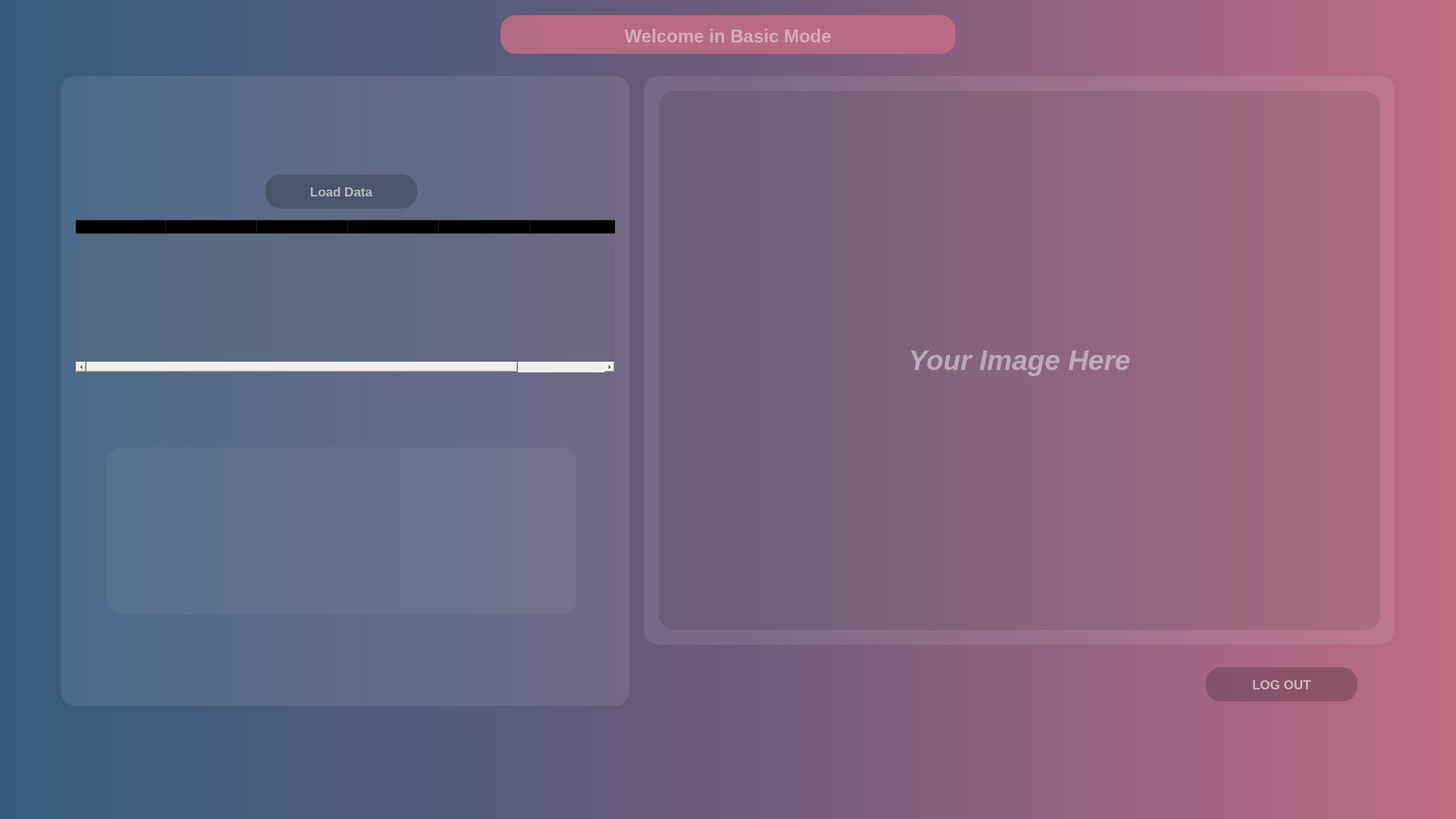
   <widget class="QFrame" name="Basic">
    <property name="geometry">
     <rect>
      <x>0</x>
      <y>0</y>
      <width>1920</width>
      <height>1080</height>
     </rect>
    </property>
    <property name="palette">
     <palette>
      <active>
       <colorrole role="Button">
        <brush brushstyle="LinearGradientPattern">
         <gradient startx="0.000000000000000" starty="0.000000000000000" endx="1.000000000000000" endy="0.000000000000000" type="LinearGradient" spread="PadSpread" coordinatemode="ObjectBoundingMode">
          <gradientstop position="0.000000000000000">
           <color alpha="255">
            <red>53</red>
            <green>92</green>
            <blue>125</blue>
           </color>
          </gradientstop>
          <gradientstop position="0.500000000000000">
           <color alpha="255">
            <red>108</red>
            <green>91</green>
            <blue>123</blue>
           </color>
          </gradientstop>
          <gradientstop position="1.000000000000000">
           <color alpha="255">
            <red>192</red>
            <green>108</green>
            <blue>132</blue>
           </color>
          </gradientstop>
         </gradient>
        </brush>
       </colorrole>
       <colorrole role="Base">
        <brush brushstyle="LinearGradientPattern">
         <gradient startx="0.000000000000000" starty="0.000000000000000" endx="1.000000000000000" endy="0.000000000000000" type="LinearGradient" spread="PadSpread" coordinatemode="ObjectBoundingMode">
          <gradientstop position="0.000000000000000">
           <color alpha="255">
            <red>53</red>
            <green>92</green>
            <blue>125</blue>
           </color>
          </gradientstop>
          <gradientstop position="0.500000000000000">
           <color alpha="255">
            <red>108</red>
            <green>91</green>
            <blue>123</blue>
           </color>
          </gradientstop>
          <gradientstop position="1.000000000000000">
           <color alpha="255">
            <red>192</red>
            <green>108</green>
            <blue>132</blue>
           </color>
          </gradientstop>
         </gradient>
        </brush>
       </colorrole>
       <colorrole role="Window">
        <brush brushstyle="LinearGradientPattern">
         <gradient startx="0.000000000000000" starty="0.000000000000000" endx="1.000000000000000" endy="0.000000000000000" type="LinearGradient" spread="PadSpread" coordinatemode="ObjectBoundingMode">
          <gradientstop position="0.000000000000000">
           <color alpha="255">
            <red>53</red>
            <green>92</green>
            <blue>125</blue>
           </color>
          </gradientstop>
          <gradientstop position="0.500000000000000">
           <color alpha="255">
            <red>108</red>
            <green>91</green>
            <blue>123</blue>
           </color>
          </gradientstop>
          <gradientstop position="1.000000000000000">
           <color alpha="255">
            <red>192</red>
            <green>108</green>
            <blue>132</blue>
           </color>
          </gradientstop>
         </gradient>
        </brush>
       </colorrole>
       <colorrole role="Highlight">
        <brush brushstyle="SolidPattern">
         <color alpha="255">
          <red>192</red>
          <green>28</green>
          <blue>40</blue>
         </color>
        </brush>
       </colorrole>
      </active>
      <inactive>
       <colorrole role="Button">
        <brush brushstyle="LinearGradientPattern">
         <gradient startx="0.000000000000000" starty="0.000000000000000" endx="1.000000000000000" endy="0.000000000000000" type="LinearGradient" spread="PadSpread" coordinatemode="ObjectBoundingMode">
          <gradientstop position="0.000000000000000">
           <color alpha="255">
            <red>53</red>
            <green>92</green>
            <blue>125</blue>
           </color>
          </gradientstop>
          <gradientstop position="0.500000000000000">
           <color alpha="255">
            <red>108</red>
            <green>91</green>
            <blue>123</blue>
           </color>
          </gradientstop>
          <gradientstop position="1.000000000000000">
           <color alpha="255">
            <red>192</red>
            <green>108</green>
            <blue>132</blue>
           </color>
          </gradientstop>
         </gradient>
        </brush>
       </colorrole>
       <colorrole role="Base">
        <brush brushstyle="LinearGradientPattern">
         <gradient startx="0.000000000000000" starty="0.000000000000000" endx="1.000000000000000" endy="0.000000000000000" type="LinearGradient" spread="PadSpread" coordinatemode="ObjectBoundingMode">
          <gradientstop position="0.000000000000000">
           <color alpha="255">
            <red>53</red>
            <green>92</green>
            <blue>125</blue>
           </color>
          </gradientstop>
          <gradientstop position="0.500000000000000">
           <color alpha="255">
            <red>108</red>
            <green>91</green>
            <blue>123</blue>
           </color>
          </gradientstop>
          <gradientstop position="1.000000000000000">
           <color alpha="255">
            <red>192</red>
            <green>108</green>
            <blue>132</blue>
           </color>
          </gradientstop>
         </gradient>
        </brush>
       </colorrole>
       <colorrole role="Window">
        <brush brushstyle="LinearGradientPattern">
         <gradient startx="0.000000000000000" starty="0.000000000000000" endx="1.000000000000000" endy="0.000000000000000" type="LinearGradient" spread="PadSpread" coordinatemode="ObjectBoundingMode">
          <gradientstop position="0.000000000000000">
           <color alpha="255">
            <red>53</red>
            <green>92</green>
            <blue>125</blue>
           </color>
          </gradientstop>
          <gradientstop position="0.500000000000000">
           <color alpha="255">
            <red>108</red>
            <green>91</green>
            <blue>123</blue>
           </color>
          </gradientstop>
          <gradientstop position="1.000000000000000">
           <color alpha="255">
            <red>192</red>
            <green>108</green>
            <blue>132</blue>
           </color>
          </gradientstop>
         </gradient>
        </brush>
       </colorrole>
       <colorrole role="Highlight">
        <brush brushstyle="SolidPattern">
         <color alpha="170">
          <red>31</red>
          <green>117</green>
          <blue>204</blue>
         </color>
        </brush>
       </colorrole>
      </inactive>
      <disabled>
       <colorrole role="Button">
        <brush brushstyle="LinearGradientPattern">
         <gradient startx="0.000000000000000" starty="0.000000000000000" endx="1.000000000000000" endy="0.000000000000000" type="LinearGradient" spread="PadSpread" coordinatemode="ObjectBoundingMode">
          <gradientstop position="0.000000000000000">
           <color alpha="255">
            <red>53</red>
            <green>92</green>
            <blue>125</blue>
           </color>
          </gradientstop>
          <gradientstop position="0.500000000000000">
           <color alpha="255">
            <red>108</red>
            <green>91</green>
            <blue>123</blue>
           </color>
          </gradientstop>
          <gradientstop position="1.000000000000000">
           <color alpha="255">
            <red>192</red>
            <green>108</green>
            <blue>132</blue>
           </color>
          </gradientstop>
         </gradient>
        </brush>
       </colorrole>
       <colorrole role="Base">
        <brush brushstyle="LinearGradientPattern">
         <gradient startx="0.000000000000000" starty="0.000000000000000" endx="1.000000000000000" endy="0.000000000000000" type="LinearGradient" spread="PadSpread" coordinatemode="ObjectBoundingMode">
          <gradientstop position="0.000000000000000">
           <color alpha="255">
            <red>53</red>
            <green>92</green>
            <blue>125</blue>
           </color>
          </gradientstop>
          <gradientstop position="0.500000000000000">
           <color alpha="255">
            <red>108</red>
            <green>91</green>
            <blue>123</blue>
           </color>
          </gradientstop>
          <gradientstop position="1.000000000000000">
           <color alpha="255">
            <red>192</red>
            <green>108</green>
            <blue>132</blue>
           </color>
          </gradientstop>
         </gradient>
        </brush>
       </colorrole>
       <colorrole role="Window">
        <brush brushstyle="LinearGradientPattern">
         <gradient startx="0.000000000000000" starty="0.000000000000000" endx="1.000000000000000" endy="0.000000000000000" type="LinearGradient" spread="PadSpread" coordinatemode="ObjectBoundingMode">
          <gradientstop position="0.000000000000000">
           <color alpha="255">
            <red>53</red>
            <green>92</green>
            <blue>125</blue>
           </color>
          </gradientstop>
          <gradientstop position="0.500000000000000">
           <color alpha="255">
            <red>108</red>
            <green>91</green>
            <blue>123</blue>
           </color>
          </gradientstop>
          <gradientstop position="1.000000000000000">
           <color alpha="255">
            <red>192</red>
            <green>108</green>
            <blue>132</blue>
           </color>
          </gradientstop>
         </gradient>
        </brush>
       </colorrole>
       <colorrole role="Highlight">
        <brush brushstyle="SolidPattern">
         <color alpha="170">
          <red>31</red>
          <green>117</green>
          <blue>204</blue>
         </color>
        </brush>
       </colorrole>
      </disabled>
     </palette>
    </property>
    <property name="mouseTracking">
     <bool>false</bool>
    </property>
    <property name="styleSheet">
     <string notr="true">border:none;
background-color: qlineargradient(spread:pad, x1:0, y1:0, x2:1, y2:0, stop:0 #355C7D,  stop:0.5 #6C5B7B, stop:1 #C06C84);
</string>
    </property>
    <property name="frameShape">
     <enum>QFrame::StyledPanel</enum>
    </property>
    <property name="frameShadow">
     <enum>QFrame::Raised</enum>
    </property>
    <widget class="QTextBrowser" name="Basic_Title">
     <property name="geometry">
      <rect>
       <x>660</x>
       <y>20</y>
       <width>600</width>
       <height>51</height>
      </rect>
     </property>
     <property name="tabletTracking">
      <bool>false</bool>
     </property>
     <property name="layoutDirection">
      <enum>Qt::LeftToRight</enum>
     </property>
     <property name="autoFillBackground">
      <bool>false</bool>
     </property>
     <property name="styleSheet">
      <string notr="true">background-color:rgba(0, 0, 0, 0.1);
background-color: rgba(192,108, 132,0.9);
border-radius:20px;
color : rgba(240,240,240,0.5)
</string>
     </property>
     <property name="sizeAdjustPolicy">
      <enum>QAbstractScrollArea::AdjustToContents</enum>
     </property>
     <property name="autoFormatting">
      <set>QTextEdit::AutoNone</set>
     </property>
     <property name="undoRedoEnabled">
      <bool>false</bool>
     </property>
     <property name="lineWrapMode">
      <enum>QTextEdit::WidgetWidth</enum>
     </property>
     <property name="lineWrapColumnOrWidth">
      <number>3</number>
     </property>
     <property name="readOnly">
      <bool>true</bool>
     </property>
     <property name="html">
      <string>&lt;!DOCTYPE HTML PUBLIC &quot;-//W3C//DTD HTML 4.0//EN&quot; &quot;http://www.w3.org/TR/REC-html40/strict.dtd&quot;&gt;
&lt;html&gt;&lt;head&gt;&lt;meta name=&quot;qrichtext&quot; content=&quot;1&quot; /&gt;&lt;meta charset=&quot;utf-8&quot; /&gt;&lt;style type=&quot;text/css&quot;&gt;
p, li { white-space: pre-wrap; }
hr { height: 1px; border-width: 0; }
li.unchecked::marker { content: &quot;\2610&quot;; }
li.checked::marker { content: &quot;\2612&quot;; }
&lt;/style&gt;&lt;/head&gt;&lt;body style=&quot; font-family:'Ubuntu'; font-size:11pt; font-weight:400; font-style:normal;&quot;&gt;
&lt;p align=&quot;center&quot; style=&quot; margin-top:0px; margin-bottom:0px; margin-left:0px; margin-right:0px; -qt-block-indent:0; text-indent:0px;&quot;&gt;&lt;span style=&quot; font-size:6pt;&quot;&gt;.&lt;/span&gt;&lt;/p&gt;
&lt;p align=&quot;center&quot; style=&quot; margin-top:0px; margin-bottom:0px; margin-left:0px; margin-right:0px; -qt-block-indent:0; text-indent:0px;&quot;&gt;&lt;span style=&quot; font-size:18pt; font-weight:700;&quot;&gt;Welcome in Basic Mode&lt;/span&gt;&lt;/p&gt;&lt;/body&gt;&lt;/html&gt;</string>
     </property>
     <property name="overwriteMode">
      <bool>false</bool>
     </property>
     <property name="openExternalLinks">
      <bool>false</bool>
     </property>
    </widget>
    <widget class="QPushButton" name="Basic_Log_out">
     <property name="geometry">
      <rect>
       <x>1590</x>
       <y>880</y>
       <width>200</width>
       <height>45</height>
      </rect>
     </property>
     <property name="styleSheet">
      <string notr="true">background-color: rgba(192,108, 132,0.9);
background-color: rgba(0, 0,  0, 0.2);
font-size:13pt;
font-weight:bold;
border-radius:20px;
color:rgba(255, 255, 255, 0.6)
</string>
     </property>
     <property name="text">
      <string>LOG OUT</string>
     </property>
    </widget>
    <widget class="QFrame" name="frame_Visualization_Basic">
     <property name="geometry">
      <rect>
       <x>849</x>
       <y>100</y>
       <width>990</width>
       <height>750</height>
      </rect>
     </property>
     <property name="styleSheet">
      <string notr="true">background-color: rgba(240, 240, 240,0.1);
border-radius:20px;</string>
     </property>
     <property name="frameShape">
      <enum>QFrame::StyledPanel</enum>
     </property>
     <property name="frameShadow">
      <enum>QFrame::Raised</enum>
     </property>
     <widget class="QLabel" name="pre_Image_Figure_Basic">
      <property name="geometry">
       <rect>
        <x>20</x>
        <y>20</y>
        <width>951</width>
        <height>711</height>
       </rect>
      </property>
      <property name="styleSheet">
       <string notr="true">background-color: rgba(0, 0, 0, 0.1);
color : rgba(240,240,240,0.5)</string>
      </property>
      <property name="text">
       <string>&lt;html&gt;&lt;head/&gt;&lt;body&gt;&lt;p align=&quot;center&quot;&gt;&lt;span style=&quot; font-size:28pt; font-weight:700; font-style:italic;&quot;&gt;Your Image Here&lt;/span&gt;&lt;/p&gt;&lt;/body&gt;&lt;/html&gt;</string>
      </property>
      <property name="scaledContents">
       <bool>false</bool>
      </property>
      <property name="alignment">
       <set>Qt::AlignCenter</set>
      </property>
     </widget>
    </widget>
    <widget class="QFrame" name="descriptor_Frame_Basic">
     <property name="geometry">
      <rect>
       <x>80</x>
       <y>100</y>
       <width>750</width>
       <height>831</height>
      </rect>
     </property>
     <property name="styleSheet">
      <string notr="true">background-color: rgba(240, 240, 240,0.1);
border-radius:20px;</string>
     </property>
     <property name="frameShape">
      <enum>QFrame::StyledPanel</enum>
     </property>
     <property name="frameShadow">
      <enum>QFrame::Raised</enum>
     </property>
     <widget class="QFrame" name="Descriptor_Top_Frame_Basic">
      <property name="geometry">
       <rect>
        <x>10</x>
        <y>100</y>
        <width>731</width>
        <height>331</height>
       </rect>
      </property>
      <property name="styleSheet">
       <string notr="true">background-color: none;
border: none;</string>
      </property>
      <property name="frameShape">
       <enum>QFrame::StyledPanel</enum>
      </property>
      <property name="frameShadow">
       <enum>QFrame::Raised</enum>
      </property>
      <widget class="QTableWidget" name="Descriptor_Table_Basic">
       <property name="geometry">
        <rect>
         <x>10</x>
         <y>90</y>
         <width>711</width>
         <height>201</height>
        </rect>
       </property>
       <property name="mouseTracking">
        <bool>false</bool>
       </property>
       <property name="tabletTracking">
        <bool>false</bool>
       </property>
       <property name="acceptDrops">
        <bool>false</bool>
       </property>
       <property name="autoFillBackground">
        <bool>false</bool>
       </property>
       <property name="styleSheet">
        <string notr="true">background-color: rgb(246, 245, 244);
background-color: rgba(100, 100, 100, 0.2);

border-top-left-radius: 50%;
border-top-right-radius: 50%;
</string>
       </property>
       <property name="frameShadow">
        <enum>QFrame::Plain</enum>
       </property>
       <property name="lineWidth">
        <number>1</number>
       </property>
       <property name="sizeAdjustPolicy">
        <enum>QAbstractScrollArea::AdjustToContents</enum>
       </property>
       <property name="autoScroll">
        <bool>true</bool>
       </property>
       <property name="autoScrollMargin">
        <number>18</number>
       </property>
       <property name="editTriggers">
        <set>QAbstractItemView::NoEditTriggers</set>
       </property>
       <property name="showDropIndicator" stdset="0">
        <bool>false</bool>
       </property>
       <property name="alternatingRowColors">
        <bool>false</bool>
       </property>
       <property name="iconSize">
        <size>
         <width>0</width>
         <height>0</height>
        </size>
       </property>
       <property name="showGrid">
        <bool>true</bool>
       </property>
       <property name="gridStyle">
        <enum>Qt::SolidLine</enum>
       </property>
       <property name="sortingEnabled">
        <bool>false</bool>
       </property>
       <property name="wordWrap">
        <bool>true</bool>
       </property>
       <property name="cornerButtonEnabled">
        <bool>false</bool>
       </property>
       <property name="columnCount">
        <number>6</number>
       </property>
       <attribute name="horizontalHeaderVisible">
        <bool>true</bool>
       </attribute>
       <attribute name="horizontalHeaderCascadingSectionResizes">
        <bool>false</bool>
       </attribute>
       <attribute name="horizontalHeaderMinimumSectionSize">
        <number>20</number>
       </attribute>
       <attribute name="horizontalHeaderDefaultSectionSize">
        <number>120</number>
       </attribute>
       <attribute name="horizontalHeaderHighlightSections">
        <bool>true</bool>
       </attribute>
       <attribute name="horizontalHeaderShowSortIndicator" stdset="0">
        <bool>true</bool>
       </attribute>
       <attribute name="horizontalHeaderStretchLastSection">
        <bool>true</bool>
       </attribute>
       <attribute name="verticalHeaderVisible">
        <bool>false</bool>
       </attribute>
       <attribute name="verticalHeaderMinimumSectionSize">
        <number>25</number>
       </attribute>
       <attribute name="verticalHeaderDefaultSectionSize">
        <number>34</number>
       </attribute>
       <attribute name="verticalHeaderShowSortIndicator" stdset="0">
        <bool>true</bool>
       </attribute>
       <column>
        <property name="text">
         <string>Image_path</string>
        </property>
        <property name="font">
         <font>
          <bold>true</bold>
         </font>
        </property>
       </column>
       <column>
        <property name="text">
         <string>ID</string>
        </property>
        <property name="font">
         <font>
          <bold>true</bold>
         </font>
        </property>
       </column>
       <column>
        <property name="text">
         <string>Title</string>
        </property>
        <property name="font">
         <font>
          <bold>true</bold>
         </font>
        </property>
       </column>
       <column>
        <property name="text">
         <string>Source</string>
        </property>
        <property name="font">
         <font>
          <bold>true</bold>
         </font>
        </property>
       </column>
       <column>
        <property name="text">
         <string>Price</string>
        </property>
        <property name="font">
         <font>
          <bold>true</bold>
         </font>
        </property>
       </column>
       <column>
        <property name="text">
         <string>Access</string>
        </property>
        <property name="font">
         <font>
          <bold>true</bold>
         </font>
        </property>
       </column>
      </widget>
      <widget class="QPushButton" name="load_Data_Button_Basic">
       <property name="geometry">
        <rect>
         <x>260</x>
         <y>30</y>
         <width>200</width>
         <height>45</height>
        </rect>
       </property>
       <property name="cursor">
        <cursorShape>PointingHandCursor</cursorShape>
       </property>
       <property name="styleSheet">
        <string notr="true">background-color: rgba(192,108, 132,0.9);
background-color: rgba(0, 0,  0, 0.2);
font-size:13pt;
font-weight:bold;
border-radius:20px;
color:rgba(255, 255, 255, 0.6)
</string>
       </property>
       <property name="text">
        <string>Load Data</string>
       </property>
      </widget>
     </widget>
     <widget class="QLabel" name="descriptor_Visualization_Basic">
      <property name="geometry">
       <rect>
        <x>60</x>
        <y>490</y>
        <width>620</width>
        <height>220</height>
       </rect>
      </property>
      <property name="styleSheet">
       <string notr="true">padding:15px;
font-weight:bold;
font-size:15pt;
color:rgba(255, 255, 255, 0.6);
line-height: 25;
background-color:rgba(255, 255, 255, 0.05);
</string>
      </property>
      <property name="text">
       <string/>
      </property>
     </widget>
    </widget>
   </widget>
